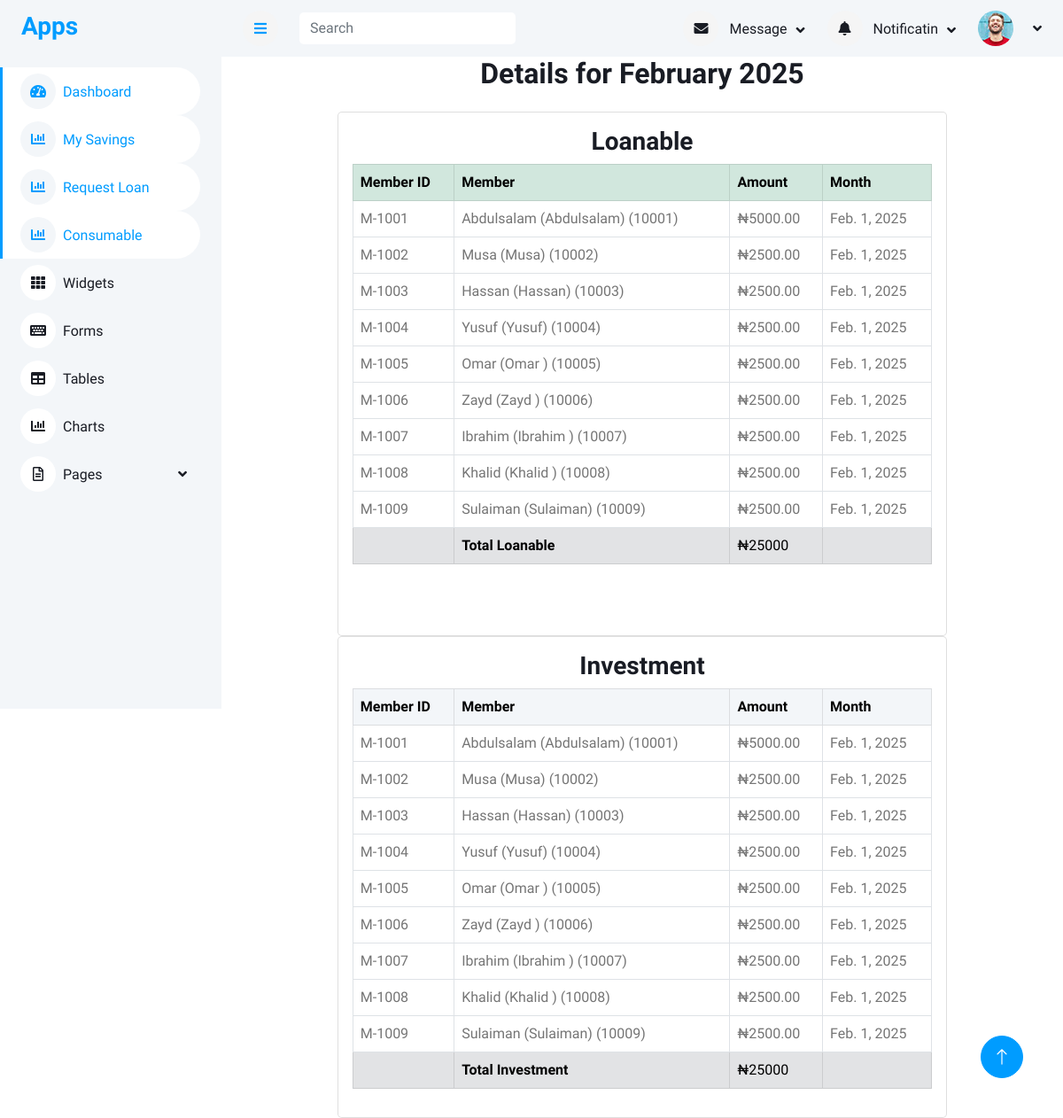
The page /details/2025/2/ on the database its author committed.
### main/models.py (models this page shows, shortened)
class Loanable(models.Model):
    member = models.ForeignKey('accounts.Member', on_delete=models.CASCADE)
    month = models.DateField(db_index=True)
    amount = models.DecimalField(max_digits=10, decimal_places=2)
    total_amount = models.DecimalField(max_digits=10, decimal_places=2, null=False, blank=False)

class Investment(models.Model):
    member = models.ForeignKey(Member, on_delete=models.CASCADE)
    month = models.DateField(db_index=True)
    amount = models.DecimalField(max_digits=10, decimal_places=2)
    total_amount = models.DecimalField(max_digits=10, decimal_places=2)

### accounts/models.py (models this page shows, shortened)
class Member(models.Model):
    member = models.OneToOneField(User, on_delete=models.SET_NULL, null=True, blank=True)
    ippis = models.IntegerField(unique=True)  # Required and unique
    total_savings = models.DecimalField(max_digits=12, decimal_places=2, blank=True, null=True)
    def __str__(self):
        return f"{self.member} ({self.ippis})"

class User(AbstractUser):
    first_name = models.CharField(max_length=100)
    last_name = models.CharField(max_length=100)
    other_name = models.CharField(max_length=100)
    date_of_birth = models.DateField(blank=True,null=True)
    username = models.CharField(max_length=100, unique=True)
    department = models.CharField(max_length=100)
    unit = models.CharField(max_length=100)
    gender = models.ForeignKey(Gender, on_delete=models.CASCADE, blank=True, null=True)
    group = models.ForeignKey(UserGroup, on_delete=models.CASCADE, blank=True, null=True)
    marital_status = models.ForeignKey(MaritalStatus,on_delete=models.SET_NULL, null=True, blank=True)
    religion = models.ForeignKey(Religion, on_delete=models.SET_NULL, null=True, blank=True,)
    passport = models.ImageField(upload_to='passport', blank=True, null=True)
    member_number = models.CharField(max_length=100)
    def __str__(self):
        return f"{self.first_name} ({self.last_name})"

### main/views.py (the view)
# urls.py: path('details/<int:year>/<int:month>/', views.loanable_investment_details, name='loanable_investment_details'),
def loanable_investment_details(request, year, month):
    loanables_qs = Loanable.objects.filter(month__year=year, month__month=month)
    investments_qs = Investment.objects.filter(month__year=year, month__month=month)
    total_loanable = loanables_qs.aggregate(total=Sum("amount"))["total"] or 0
    total_investment = investments_qs.aggregate(total=Sum("amount"))["total"] or 0
    loanable_paginator = Paginator(loanables_qs, 100)
    loanable_page_number = request.GET.get("loanable_page")
    loanables = loanable_paginator.get_page(loanable_page_number)
    investment_paginator = Paginator(investments_qs, 100)
    investment_page_number = request.GET.get("investment_page")
    investments = investment_paginator.get_page(investment_page_number)
    context = {
        "loanables": loanables,
        "investments": investments,
        "month_name": calendar.month_name[month] if 1 <= month <= 12 else "Invalid",
        "year": year,
        "total_loanable": total_loanable,
        "total_investment": total_investment,
        "loanable_page_obj": loanables,
        "investment_page_obj": investments,
    }
    return render(request, "main/loanable_investment_details.html", context)

### templates/main/loanable_investment_details.html (shortened to what this page needs)
{% extends 'base/base.html' %}
{% block content %}
<div class="container col-md-9">
    <h2 class="text-center mb-4">Details for {{ month_name }} {{ year }}</h2>
    <div class="card col-md-12">
        <div class="card-body">
            <div class="mb-5">
                <h3 class="text-center">Loanable</h3>
                <div class="table-responsive">
                    <table class="table table-bordered table-hover">
                        <thead class="table-success">
                            <tr>
                                <th>Member ID</th>
                                <th>Member</th>
                                <th>Amount</th>
                                <th>Month</th>
                            </tr>
                        </thead>
                        <tbody>
                            {% for item in loanables %}
                            <tr>
                                <td>{{ item.member.member.member_number }}</td>
                                <td>{{ item.member }}</td>
                                <td>₦{{ item.amount }}</td>
                                <td>{{ item.month }}</td>
                            </tr>
                            {% empty %}
                            <tr>
                                <td colspan="2">No Loanable records found.</td>
                            </tr>
                            {% endfor %}
                        </tbody>
                        <tfoot class="table-secondary">
                            <tr>
                                <th></th>
                                <th>Total Loanable</th>
                                <td>₦{{ total_loanable }}</td>
                                <th></th>
                            </tr>
                        </tfoot>
                    </table>
                </div>
            </div>
        </div>
    </div>
    <div class="card col-md-12">
        <div class="card-body">
            <div>
                <h3 class="text-center">Investment</h3>
                <div class="table-responsive">
                    <table class="table table-bordered table-hover ">
                        <thead class="table-light">
                            <tr>
                                <th>Member ID</th>
                                <th>Member</th>
                                <th>Amount</th>
                                <th>Month</th>
                            </tr>
                        </thead>
                        <tbody>
                            {% for item in investments %}
                            <tr>
                                <td>{{ item.member.member.member_number }}</td>
                                <td>{{ item.member }}</td>
                                <td>₦{{ item.amount }}</td>
                                <td>{{ item.month }}</td>
                            </tr>
                            {% empty %}
                            <tr>
                                <td colspan="2">No Investment records found.</td>
                            </tr>
                            {% endfor %}
                        </tbody>
                        <tfoot class="table-secondary">
                            <tr>
                                <th></th>
                                <th>Total Investment</th>
                                <td>₦{{ total_investment }}</td>
                                <th></th>
                            </tr>
                        </tfoot>
                    </table>
                </div>
            </div>
        </div>
    </div>
</div>
{% endblock content %}

### static/css/style.css (style rules this page uses)
:root { --primary: #009CFF; --light: #F3F6F9; --dark: #191C24; }

### rows shown on the page
Loanable: member.member.member_number "M-1001", member "Abdulsalam (Abdulsalam) (10001)", amount "5000.00", month "Feb. 1, 2025"
Loanable: member.member.member_number "M-1002", member "Musa (Musa) (10002)", amount "2500.00", month "Feb. 1, 2025"
Loanable: member.member.member_number "M-1003", member "Hassan (Hassan) (10003)", amount "2500.00", month "Feb. 1, 2025"
Loanable: member.member.member_number "M-1004", member "Yusuf (Yusuf) (10004)", amount "2500.00", month "Feb. 1, 2025"
Loanable: member.member.member_number "M-1005", member "Omar (Omar ) (10005)", amount "2500.00", month "Feb. 1, 2025"
Loanable: member.member.member_number "M-1006", member "Zayd (Zayd ) (10006)", amount "2500.00", month "Feb. 1, 2025"
Loanable: member.member.member_number "M-1007", member "Ibrahim (Ibrahim ) (10007)", amount "2500.00", month "Feb. 1, 2025"
Loanable: member.member.member_number "M-1008", member "Khalid (Khalid ) (10008)", amount "2500.00", month "Feb. 1, 2025"
Loanable: member.member.member_number "M-1009", member "Sulaiman (Sulaiman) (10009)", amount "2500.00", month "Feb. 1, 2025"
Investment: member.member.member_number "M-1001", member "Abdulsalam (Abdulsalam) (10001)", amount "5000.00", month "Feb. 1, 2025"
Investment: member.member.member_number "M-1002", member "Musa (Musa) (10002)", amount "2500.00", month "Feb. 1, 2025"
Investment: member.member.member_number "M-1003", member "Hassan (Hassan) (10003)", amount "2500.00", month "Feb. 1, 2025"
Investment: member.member.member_number "M-1004", member "Yusuf (Yusuf) (10004)", amount "2500.00", month "Feb. 1, 2025"
Investment: member.member.member_number "M-1005", member "Omar (Omar ) (10005)", amount "2500.00", month "Feb. 1, 2025"
Investment: member.member.member_number "M-1006", member "Zayd (Zayd ) (10006)", amount "2500.00", month "Feb. 1, 2025"
Investment: member.member.member_number "M-1007", member "Ibrahim (Ibrahim ) (10007)", amount "2500.00", month "Feb. 1, 2025"
Investment: member.member.member_number "M-1008", member "Khalid (Khalid ) (10008)", amount "2500.00", month "Feb. 1, 2025"
Investment: member.member.member_number "M-1009", member "Sulaiman (Sulaiman) (10009)", amount "2500.00", month "Feb. 1, 2025"

### other values the page prints
{{ month_name }} "February"
{{ year }} "2025"
{{ total_loanable }} "25000"
{{ total_investment }} "25000"
